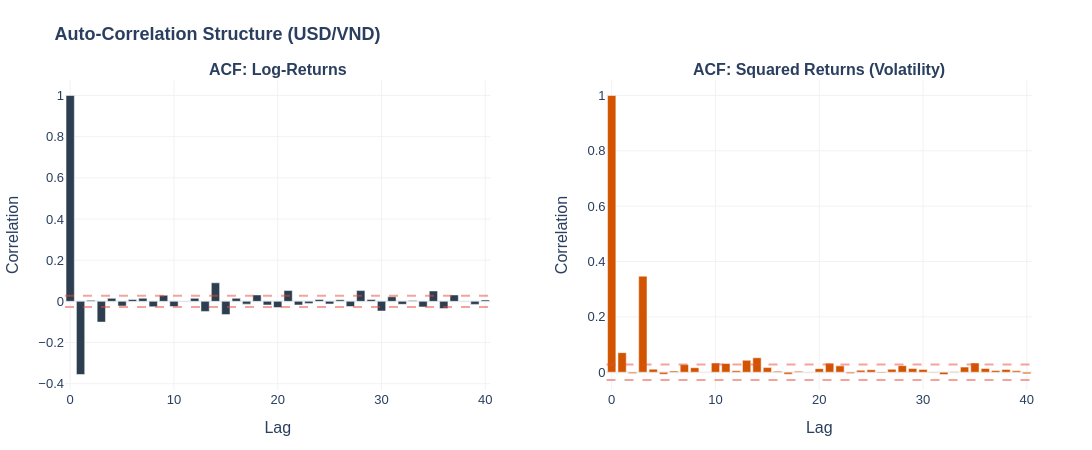

Notebook code for this chart:
### Code cell
# Setup Subplots
fig = make_subplots(
    rows=1,
    cols=2,
    subplot_titles=(
        "<b>ACF: Log-Returns</b>",
        "<b>ACF: Squared Returns (Volatility)</b>",
    ),
    horizontal_spacing=0.12,
)

# Plot ACF
fig.add_trace(
    go.Bar(x=lags, y=acf_vals, marker_color="#2c3e50", name="ACF"), row=1, col=1
)
# Plot Squared ACF
fig.add_trace(
    go.Bar(x=lags, y=acf_sq_vals, marker_color="#d35400", name="Sq ACF"), row=1, col=2
)

# Significance Threshold (approx 95% CI)
ci = 1.96 / np.sqrt(len(series))
for col in [1, 2]:
    fig.add_hline(
        y=ci, line_dash="dash", line_color="#e74c3c", opacity=0.5, row=1, col=col
    )
    fig.add_hline(
        y=-ci, line_dash="dash", line_color="#e74c3c", opacity=0.5, row=1, col=col
    )

# Styling
fig.update_layout(
    template="plotly_white",
    height=450,
    width=1100,
    showlegend=False,
    title_text="<b>Auto-Correlation Structure (USD/VND)</b>",
    font=dict(family="Arial, sans-serif", size=13),
    margin=dict(t=80, b=60, l=60, r=60),
)

fig.update_xaxes(title_text="Lag", gridcolor="#f2f2f2")
fig.update_yaxes(title_text="Correlation", gridcolor="#f2f2f2")

fig.show()

### Figure 1 — Plotly figure (JSON) as saved in the notebook; plotly's stock layout.template omitted (floating-point values rounded to 4 significant figures)
{"data": [{"marker": {"color": "#2c3e50"}, "name": "ACF", "type": "bar", "x": [0, 1, 2, 3, 4, 5, 6, 7, 8, 9, 10, 11, 12, 13, 14, 15, 16, 17, 18, 19, 20, 21, 22, 23, 24, 25, 26, 27, 28, 29, 30, 31, 32, 33, 34, 35, 36, 37, 38, 39, 40], "xaxis": "x", "y": [1.0, -0.3553, 0.004781, -0.1007, 0.01459, -0.02266, 0.009273, 0.01487, -0.02621, 0.02952, -0.02541, 0.001852, 0.01485, -0.04885, 0.09012, -0.06442, 0.01487, -0.01352, 0.03119, -0.0176, -0.03, 0.05257, -0.01765, -0.01002, 0.008946, -0.01256, 0.007671, -0.02508, 0.05216, 0.008805, -0.04684, 0.02212, -0.01432, 0.0037, -0.02699, 0.0503, -0.03497, 0.03111, 0.001279, -0.01475, 0.006748], "yaxis": "y"}, {"marker": {"color": "#d35400"}, "name": "Sq ACF", "type": "bar", "x": [0, 1, 2, 3, 4, 5, 6, 7, 8, 9, 10, 11, 12, 13, 14, 15, 16, 17, 18, 19, 20, 21, 22, 23, 24, 25, 26, 27, 28, 29, 30, 31, 32, 33, 34, 35, 36, 37, 38, 39, 40], "xaxis": "x2", "y": [1.0, 0.07077, -0.004357, 0.3472, 0.01101, -0.007243, 0.004523, 0.02739, 0.01625, -0.0008457, 0.03333, 0.03164, 0.005516, 0.04306, 0.05224, 0.01668, 0.003696, -0.007058, 0.003367, 0.001036, 0.01287, 0.03271, 0.02294, -0.004846, 0.006972, 0.008822, -0.002484, 0.01049, 0.02372, 0.01317, 0.01009, -0.001902, -0.008285, 0.001838, 0.01842, 0.03327, 0.0134, 0.006282, 0.00987, 0.005326, -0.005969], "yaxis": "y2"}], "layout": {"annotations": [{"font": {"size": 16}, "showarrow": false, "text": "<b>ACF: Log-Returns</b>", "x": 0.22, "xanchor": "center", "xref": "paper", "y": 1, "yanchor": "bottom", "yref": "paper"}, {"font": {"size": 16}, "showarrow": false, "text": "<b>ACF: Squared Returns (Volatility)</b>", "x": 0.78, "xanchor": "center", "xref": "paper", "y": 1, "yanchor": "bottom", "yref": "paper"}], "font": {"family": "Arial, sans-serif", "size": 13}, "height": 450, "margin": {"b": 60, "l": 60, "r": 60, "t": 80}, "shapes": [{"line": {"color": "#e74c3c", "dash": "dash"}, "opacity": 0.5, "type": "line", "x0": 0, "x1": 1, "xref": "x domain", "y0": 0.02781, "y1": 0.02781, "yref": "y"}, {"line": {"color": "#e74c3c", "dash": "dash"}, "opacity": 0.5, "type": "line", "x0": 0, "x1": 1, "xref": "x domain", "y0": -0.02781, "y1": -0.02781, "yref": "y"}, {"line": {"color": "#e74c3c", "dash": "dash"}, "opacity": 0.5, "type": "line", "x0": 0, "x1": 1, "xref": "x2 domain", "y0": 0.02781, "y1": 0.02781, "yref": "y2"}, {"line": {"color": "#e74c3c", "dash": "dash"}, "opacity": 0.5, "type": "line", "x0": 0, "x1": 1, "xref": "x2 domain", "y0": -0.02781, "y1": -0.02781, "yref": "y2"}], "showlegend": false, "title": {"text": "<b>Auto-Correlation Structure (USD/VND)</b>"}, "width": 1100, "xaxis": {"anchor": "y", "domain": [0, 0.44], "gridcolor": "#f2f2f2", "title": {"text": "Lag"}}, "xaxis2": {"anchor": "y2", "domain": [0.56, 1], "gridcolor": "#f2f2f2", "title": {"text": "Lag"}}, "yaxis": {"anchor": "x", "domain": [0, 1], "gridcolor": "#f2f2f2", "title": {"text": "Correlation"}}, "yaxis2": {"anchor": "x2", "domain": [0, 1], "gridcolor": "#f2f2f2", "title": {"text": "Correlation"}}}}
